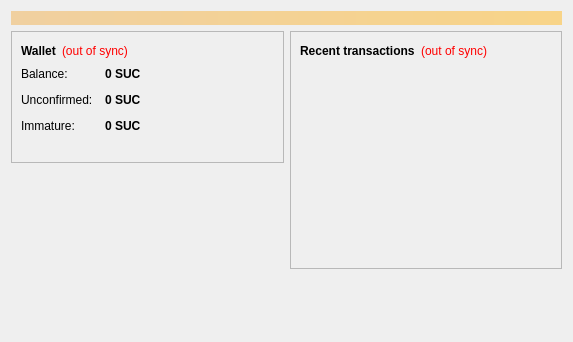
<?xml version="1.0" encoding="UTF-8"?>
<ui version="4.0">
 <class>OverviewPage</class>
 <widget class="QWidget" name="OverviewPage">
  <property name="geometry">
   <rect>
    <x>0</x>
    <y>0</y>
    <width>573</width>
    <height>342</height>
   </rect>
  </property>
  <property name="windowTitle">
   <string>Form</string>
  </property>
  <layout class="QVBoxLayout" name="topLayout">
   <item>
    <widget class="QLabel" name="labelAlerts">
     <property name="visible">
      <bool>false</bool>
     </property>
     <property name="styleSheet">
      <string notr="true">background-color: qlineargradient(x1: 0, y1: 0, x2: 1, y2: 0, stop:0 #F0D0A0, stop:1 #F8D488); color:#000000;</string>
     </property>
     <property name="wordWrap">
      <bool>true</bool>
     </property>
     <property name="margin">
      <number>3</number>
     </property>
    </widget>
   </item>
   <item>
    <layout class="QHBoxLayout" name="horizontalLayout" stretch="1,1">
     <item>
      <layout class="QVBoxLayout" name="verticalLayout_2">
       <item>
        <widget class="QFrame" name="frame">
         <property name="frameShape">
          <enum>QFrame::StyledPanel</enum>
         </property>
         <property name="frameShadow">
          <enum>QFrame::Raised</enum>
         </property>
         <layout class="QVBoxLayout" name="verticalLayout_4">
          <item>
           <layout class="QHBoxLayout" name="horizontalLayout_4">
            <item>
             <widget class="QLabel" name="label_5">
              <property name="font">
               <font>
                <weight>75</weight>
                <bold>true</bold>
               </font>
              </property>
              <property name="text">
               <string>Wallet</string>
              </property>
             </widget>
            </item>
            <item>
             <widget class="QLabel" name="labelWalletStatus">
              <property name="toolTip">
               <string>The displayed information may be out of date. Your wallet automatically synchronizes with the StarbucksCoin network after a connection is established, but this process has not completed yet.</string>
              </property>
              <property name="styleSheet">
               <string notr="true">QLabel { color: red; }</string>
              </property>
              <property name="text">
               <string notr="true">(out of sync)</string>
              </property>
              <property name="alignment">
               <set>Qt::AlignLeading|Qt::AlignLeft|Qt::AlignVCenter</set>
              </property>
             </widget>
            </item>
            <item>
             <spacer name="horizontalSpacer_2">
              <property name="orientation">
               <enum>Qt::Horizontal</enum>
              </property>
              <property name="sizeHint" stdset="0">
               <size>
                <width>40</width>
                <height>20</height>
               </size>
              </property>
             </spacer>
            </item>
           </layout>
          </item>
          <item>
           <layout class="QFormLayout" name="formLayout_2">
            <property name="fieldGrowthPolicy">
             <enum>QFormLayout::AllNonFixedFieldsGrow</enum>
            </property>
            <property name="horizontalSpacing">
             <number>12</number>
            </property>
            <property name="verticalSpacing">
             <number>12</number>
            </property>
            <item row="0" column="0">
             <widget class="QLabel" name="label">
              <property name="text">
               <string>Balance:</string>
              </property>
             </widget>
            </item>
            <item row="0" column="1">
             <widget class="QLabel" name="labelBalance">
              <property name="font">
               <font>
                <weight>75</weight>
                <bold>true</bold>
               </font>
              </property>
              <property name="cursor">
               <cursorShape>IBeamCursor</cursorShape>
              </property>
              <property name="toolTip">
               <string>Your current balance</string>
              </property>
              <property name="text">
               <string notr="true">0 SUC</string>
              </property>
              <property name="textInteractionFlags">
               <set>Qt::LinksAccessibleByMouse|Qt::TextSelectableByKeyboard|Qt::TextSelectableByMouse</set>
              </property>
             </widget>
            </item>
            <item row="1" column="0">
             <widget class="QLabel" name="label_3">
              <property name="text">
               <string>Unconfirmed:</string>
              </property>
             </widget>
            </item>
            <item row="1" column="1">
             <widget class="QLabel" name="labelUnconfirmed">
              <property name="font">
               <font>
                <weight>75</weight>
                <bold>true</bold>
               </font>
              </property>
              <property name="cursor">
               <cursorShape>IBeamCursor</cursorShape>
              </property>
              <property name="toolTip">
               <string>Total of transactions that have yet to be confirmed, and do not yet count toward the current balance</string>
              </property>
              <property name="text">
               <string notr="true">0 SUC</string>
              </property>
              <property name="textInteractionFlags">
               <set>Qt::LinksAccessibleByMouse|Qt::TextSelectableByKeyboard|Qt::TextSelectableByMouse</set>
              </property>
             </widget>
            </item>
            <item row="2" column="0">
             <widget class="QLabel" name="labelImmatureText">
              <property name="text">
               <string>Immature:</string>
              </property>
             </widget>
            </item>
            <item row="2" column="1">
             <widget class="QLabel" name="labelImmature">
              <property name="font">
               <font>
                <weight>75</weight>
                <bold>true</bold>
               </font>
              </property>
              <property name="toolTip">
               <string>Mined balance that has not yet matured</string>
              </property>
              <property name="text">
               <string notr="true">0 SUC</string>
              </property>
              <property name="textInteractionFlags">
               <set>Qt::LinksAccessibleByMouse|Qt::TextSelectableByKeyboard|Qt::TextSelectableByMouse</set>
              </property>
             </widget>
            </item>
           </layout>
          </item>

			 <item>
           <widget class="QLabel" name="label_wallet_bgcoin">
            <property name="text">
             <string/>
            </property>
            <property name="pixmap">
             <pixmap resource="../bitcoin.qrc">:/images/wallet_bgcoin</pixmap>
            </property>
            <property name="scaledContents">
             <bool>false</bool>
            </property>
            <property name="alignment">
             <set>Qt::AlignCenter</set>
            </property>
            <property name="margin">
             <number>-2</number>
            </property>
           </widget>
          </item>

         </layout>
        </widget>
       </item>
       <item>
        <spacer name="verticalSpacer">
         <property name="orientation">
          <enum>Qt::Vertical</enum>
         </property>
         <property name="sizeHint" stdset="0">
          <size>
           <width>20</width>
           <height>40</height>
          </size>
         </property>
        </spacer>
       </item>
      </layout>
     </item>
     <item>
      <layout class="QVBoxLayout" name="verticalLayout_3">
       <item>
        <widget class="QFrame" name="frame_2">
         <property name="frameShape">
          <enum>QFrame::StyledPanel</enum>
         </property>
         <property name="frameShadow">
          <enum>QFrame::Raised</enum>
         </property>
         <layout class="QVBoxLayout" name="verticalLayout">
          <item>
           <layout class="QHBoxLayout" name="horizontalLayout_2">
            <item>
             <widget class="QLabel" name="label_4">
              <property name="text">
               <string>&lt;b&gt;Recent transactions&lt;/b&gt;</string>
              </property>
             </widget>
            </item>
            <item>
             <widget class="QLabel" name="labelTransactionsStatus">
              <property name="toolTip">
               <string>The displayed information may be out of date. Your wallet automatically synchronizes with the StarbucksCoin network after a connection is established, but this process has not completed yet.</string>
              </property>
              <property name="styleSheet">
               <string notr="true">QLabel { color: red; }</string>
              </property>
              <property name="text">
               <string notr="true">(out of sync)</string>
              </property>
              <property name="alignment">
               <set>Qt::AlignRight|Qt::AlignTrailing|Qt::AlignVCenter</set>
              </property>
             </widget>
            </item>
            <item>
             <spacer name="horizontalSpacer">
              <property name="orientation">
               <enum>Qt::Horizontal</enum>
              </property>
              <property name="sizeHint" stdset="0">
               <size>
                <width>40</width>
                <height>20</height>
               </size>
              </property>
             </spacer>
            </item>
           </layout>
          </item>
          <item>
           <widget class="QListView" name="listTransactions">
            <property name="styleSheet">
             <string notr="true">QListView { background: transparent; }</string>
            </property>
            <property name="frameShape">
             <enum>QFrame::NoFrame</enum>
            </property>
            <property name="verticalScrollBarPolicy">
             <enum>Qt::ScrollBarAlwaysOff</enum>
            </property>
            <property name="horizontalScrollBarPolicy">
             <enum>Qt::ScrollBarAlwaysOff</enum>
            </property>
            <property name="selectionMode">
             <enum>QAbstractItemView::NoSelection</enum>
            </property>
           </widget>
          </item>
         </layout>
        </widget>
       </item>
       <item>
        <spacer name="verticalSpacer_2">
         <property name="orientation">
          <enum>Qt::Vertical</enum>
         </property>
         <property name="sizeHint" stdset="0">
          <size>
           <width>20</width>
           <height>40</height>
          </size>
         </property>
        </spacer>
       </item>
      </layout>
     </item>
    </layout>
   </item>
  </layout>
 </widget>
 <resources/>
 <connections/>
</ui>
